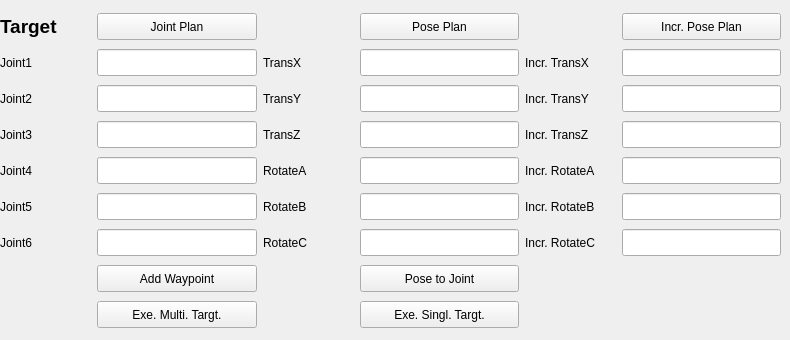
      <widget class="QWidget" name="tab_PathPlanning">
       <attribute name="title">
        <string>Path Planning</string>
       </attribute>
       <widget class="QWidget" name="gridLayoutWidget_2">
        <property name="geometry">
         <rect>
          <x>0</x>
          <y>10</y>
          <width>781</width>
          <height>321</height>
         </rect>
        </property>
        <layout class="QGridLayout" name="gridLayout" rowstretch="0,0,0,0,0,0,0,0,0" columnstretch="0,0,0,0,0,0">
         <item row="7" column="3">
          <widget class="QPushButton" name="pushButton_ConvertPosetoJoint">
           <property name="maximumSize">
            <size>
             <width>217</width>
             <height>27</height>
            </size>
           </property>
           <property name="text">
            <string>Pose to Joint</string>
           </property>
          </widget>
         </item>
         <item row="6" column="4">
          <widget class="QLabel" name="label_incrRotateC">
           <property name="maximumSize">
            <size>
             <width>108</width>
             <height>27</height>
            </size>
           </property>
           <property name="text">
            <string>Incr. RotateC</string>
           </property>
          </widget>
         </item>
         <item row="2" column="4">
          <widget class="QLabel" name="label_incrTransY">
           <property name="maximumSize">
            <size>
             <width>108</width>
             <height>27</height>
            </size>
           </property>
           <property name="text">
            <string>Incr. TransY</string>
           </property>
          </widget>
         </item>
         <item row="5" column="4">
          <widget class="QLabel" name="label_incrRotateB">
           <property name="maximumSize">
            <size>
             <width>108</width>
             <height>27</height>
            </size>
           </property>
           <property name="text">
            <string>Incr. RotateB</string>
           </property>
          </widget>
         </item>
         <item row="3" column="4">
          <widget class="QLabel" name="label_incrTransZ">
           <property name="maximumSize">
            <size>
             <width>108</width>
             <height>27</height>
            </size>
           </property>
           <property name="text">
            <string>Incr. TransZ</string>
           </property>
          </widget>
         </item>
         <item row="8" column="3">
          <widget class="QPushButton" name="pushButton_ExecutePlan">
           <property name="maximumSize">
            <size>
             <width>217</width>
             <height>27</height>
            </size>
           </property>
           <property name="text">
            <string>Exe. Singl. Targt.</string>
           </property>
          </widget>
         </item>
         <item row="1" column="3">
          <widget class="QLineEdit" name="lineEdit_TransX">
           <property name="maximumSize">
            <size>
             <width>159</width>
             <height>27</height>
            </size>
           </property>
          </widget>
         </item>
         <item row="2" column="3">
          <widget class="QLineEdit" name="lineEdit_TransY">
           <property name="maximumSize">
            <size>
             <width>159</width>
             <height>27</height>
            </size>
           </property>
          </widget>
         </item>
         <item row="4" column="1">
          <widget class="QLineEdit" name="lineEdit_Joint4">
           <property name="maximumSize">
            <size>
             <width>160</width>
             <height>27</height>
            </size>
           </property>
          </widget>
         </item>
         <item row="1" column="0">
          <widget class="QLabel" name="label_Joint1">
           <property name="maximumSize">
            <size>
             <width>111</width>
             <height>27</height>
            </size>
           </property>
           <property name="text">
            <string>Joint1</string>
           </property>
          </widget>
         </item>
         <item row="5" column="3">
          <widget class="QLineEdit" name="lineEdit_RotateB">
           <property name="maximumSize">
            <size>
             <width>159</width>
             <height>27</height>
            </size>
           </property>
          </widget>
         </item>
         <item row="5" column="0">
          <widget class="QLabel" name="label_Joint5">
           <property name="maximumSize">
            <size>
             <width>111</width>
             <height>27</height>
            </size>
           </property>
           <property name="text">
            <string>Joint5</string>
           </property>
          </widget>
         </item>
         <item row="5" column="1">
          <widget class="QLineEdit" name="lineEdit_Joint5">
           <property name="maximumSize">
            <size>
             <width>160</width>
             <height>27</height>
            </size>
           </property>
          </widget>
         </item>
         <item row="6" column="0">
          <widget class="QLabel" name="label_Joint6">
           <property name="maximumSize">
            <size>
             <width>111</width>
             <height>27</height>
            </size>
           </property>
           <property name="text">
            <string>Joint6</string>
           </property>
          </widget>
         </item>
         <item row="5" column="2">
          <widget class="QLabel" name="label_RotateB">
           <property name="maximumSize">
            <size>
             <width>108</width>
             <height>27</height>
            </size>
           </property>
           <property name="text">
            <string>RotateB</string>
           </property>
          </widget>
         </item>
         <item row="2" column="0">
          <widget class="QLabel" name="label_Joint2">
           <property name="maximumSize">
            <size>
             <width>111</width>
             <height>27</height>
            </size>
           </property>
           <property name="text">
            <string>Joint2</string>
           </property>
          </widget>
         </item>
         <item row="2" column="1">
          <widget class="QLineEdit" name="lineEdit_Joint2">
           <property name="maximumSize">
            <size>
             <width>160</width>
             <height>27</height>
            </size>
           </property>
          </widget>
         </item>
         <item row="3" column="2">
          <widget class="QLabel" name="label_TransZ">
           <property name="maximumSize">
            <size>
             <width>108</width>
             <height>27</height>
            </size>
           </property>
           <property name="text">
            <string>TransZ</string>
           </property>
          </widget>
         </item>
         <item row="1" column="1">
          <widget class="QLineEdit" name="lineEdit_Joint1">
           <property name="maximumSize">
            <size>
             <width>160</width>
             <height>27</height>
            </size>
           </property>
          </widget>
         </item>
         <item row="4" column="3">
          <widget class="QLineEdit" name="lineEdit_RotateA">
           <property name="maximumSize">
            <size>
             <width>159</width>
             <height>27</height>
            </size>
           </property>
          </widget>
         </item>
         <item row="6" column="2">
          <widget class="QLabel" name="label_RotateC">
           <property name="maximumSize">
            <size>
             <width>108</width>
             <height>27</height>
            </size>
           </property>
           <property name="text">
            <string>RotateC</string>
           </property>
          </widget>
         </item>
         <item row="4" column="0">
          <widget class="QLabel" name="label_Joint4">
           <property name="maximumSize">
            <size>
             <width>111</width>
             <height>27</height>
            </size>
           </property>
           <property name="text">
            <string>Joint4</string>
           </property>
          </widget>
         </item>
         <item row="4" column="2">
          <widget class="QLabel" name="label_RotateA">
           <property name="maximumSize">
            <size>
             <width>108</width>
             <height>27</height>
            </size>
           </property>
           <property name="text">
            <string>RotateA</string>
           </property>
          </widget>
         </item>
         <item row="3" column="0">
          <widget class="QLabel" name="label_Joint3">
           <property name="maximumSize">
            <size>
             <width>111</width>
             <height>27</height>
            </size>
           </property>
           <property name="text">
            <string>Joint3</string>
           </property>
          </widget>
         </item>
         <item row="6" column="3">
          <widget class="QLineEdit" name="lineEdit_RotateC">
           <property name="maximumSize">
            <size>
             <width>159</width>
             <height>27</height>
            </size>
           </property>
          </widget>
         </item>
         <item row="6" column="1">
          <widget class="QLineEdit" name="lineEdit_Joint6">
           <property name="maximumSize">
            <size>
             <width>160</width>
             <height>27</height>
            </size>
           </property>
          </widget>
         </item>
         <item row="3" column="3">
          <widget class="QLineEdit" name="lineEdit_TransZ">
           <property name="maximumSize">
            <size>
             <width>159</width>
             <height>27</height>
            </size>
           </property>
          </widget>
         </item>
         <item row="2" column="2">
          <widget class="QLabel" name="label_TransY">
           <property name="maximumSize">
            <size>
             <width>108</width>
             <height>27</height>
            </size>
           </property>
           <property name="text">
            <string>TransY</string>
           </property>
          </widget>
         </item>
         <item row="1" column="2">
          <widget class="QLabel" name="label_TransX">
           <property name="maximumSize">
            <size>
             <width>108</width>
             <height>27</height>
            </size>
           </property>
           <property name="text">
            <string>TransX</string>
           </property>
          </widget>
         </item>
         <item row="3" column="1">
          <widget class="QLineEdit" name="lineEdit_Joint3">
           <property name="maximumSize">
            <size>
             <width>160</width>
             <height>27</height>
            </size>
           </property>
          </widget>
         </item>
         <item row="0" column="1">
          <widget class="QPushButton" name="pushButton_VisualizeJointPlan">
           <property name="maximumSize">
            <size>
             <width>271</width>
             <height>27</height>
            </size>
           </property>
           <property name="text">
            <string>Joint Plan</string>
           </property>
          </widget>
         </item>
         <item row="0" column="3">
          <widget class="QPushButton" name="pushButton_VisualizePosePlan">
           <property name="maximumSize">
            <size>
             <width>271</width>
             <height>27</height>
            </size>
           </property>
           <property name="text">
            <string>Pose Plan</string>
           </property>
          </widget>
         </item>
         <item row="8" column="1">
          <widget class="QPushButton" name="pushButton_ExecuteWaypointsPlan">
           <property name="maximumSize">
            <size>
             <width>217</width>
             <height>27</height>
            </size>
           </property>
           <property name="text">
            <string>Exe. Multi. Targt.</string>
           </property>
          </widget>
         </item>
         <item row="0" column="0">
          <widget class="QLabel" name="label_Target">
           <property name="maximumSize">
            <size>
             <width>111</width>
             <height>41</height>
            </size>
           </property>
           <property name="font">
            <font>
             <pointsize>14</pointsize>
             <weight>75</weight>
             <bold>true</bold>
            </font>
           </property>
           <property name="text">
            <string>Target</string>
           </property>
          </widget>
         </item>
         <item row="1" column="4">
          <widget class="QLabel" name="label_incrTransX">
           <property name="maximumSize">
            <size>
             <width>108</width>
             <height>27</height>
            </size>
           </property>
           <property name="text">
            <string>Incr. TransX</string>
           </property>
          </widget>
         </item>
         <item row="4" column="4">
          <widget class="QLabel" name="label_incrRotateA">
           <property name="maximumSize">
            <size>
             <width>108</width>
             <height>27</height>
            </size>
           </property>
           <property name="text">
            <string>Incr. RotateA</string>
           </property>
          </widget>
         </item>
         <item row="1" column="5">
          <widget class="QLineEdit" name="lineEdit_incrTransX">
           <property name="maximumSize">
            <size>
             <width>159</width>
             <height>27</height>
            </size>
           </property>
          </widget>
         </item>
         <item row="2" column="5">
          <widget class="QLineEdit" name="lineEdit_incrTransY">
           <property name="maximumSize">
            <size>
             <width>159</width>
             <height>27</height>
            </size>
           </property>
          </widget>
         </item>
         <item row="3" column="5">
          <widget class="QLineEdit" name="lineEdit_incrTransZ">
           <property name="maximumSize">
            <size>
             <width>159</width>
             <height>27</height>
            </size>
           </property>
          </widget>
         </item>
         <item row="4" column="5">
          <widget class="QLineEdit" name="lineEdit_incrRotateA">
           <property name="maximumSize">
            <size>
             <width>159</width>
             <height>27</height>
            </size>
           </property>
          </widget>
         </item>
         <item row="5" column="5">
          <widget class="QLineEdit" name="lineEdit_incrRotateB">
           <property name="maximumSize">
            <size>
             <width>159</width>
             <height>27</height>
            </size>
           </property>
          </widget>
         </item>
         <item row="6" column="5">
          <widget class="QLineEdit" name="lineEdit_incrRotateC">
           <property name="maximumSize">
            <size>
             <width>159</width>
             <height>27</height>
            </size>
           </property>
          </widget>
         </item>
         <item row="0" column="5">
          <widget class="QPushButton" name="pushButton_VisualizeIncrPosePlan">
           <property name="maximumSize">
            <size>
             <width>271</width>
             <height>27</height>
            </size>
           </property>
           <property name="text">
            <string>Incr. Pose Plan</string>
           </property>
          </widget>
         </item>
         <item row="7" column="1">
          <widget class="QPushButton" name="pushButton_AddWaypoint">
           <property name="maximumSize">
            <size>
             <width>217</width>
             <height>27</height>
            </size>
           </property>
           <property name="text">
            <string>Add Waypoint</string>
           </property>
          </widget>
         </item>
        </layout>
       </widget>
      </widget>
